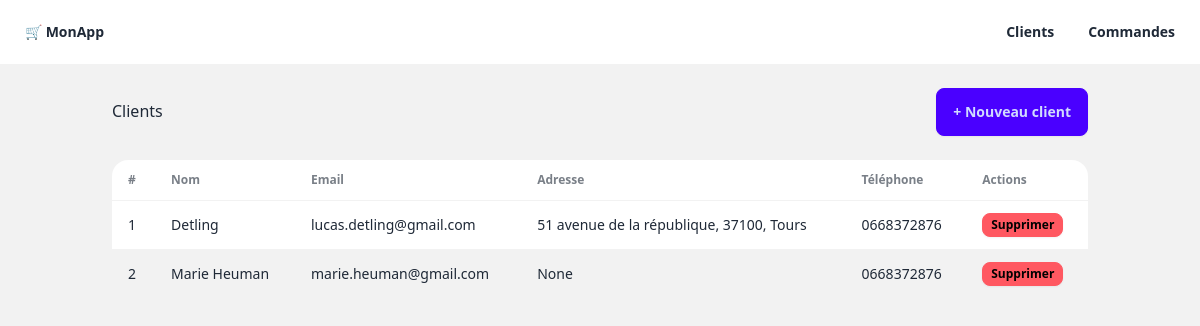
Before: /clients/ with the older database file.
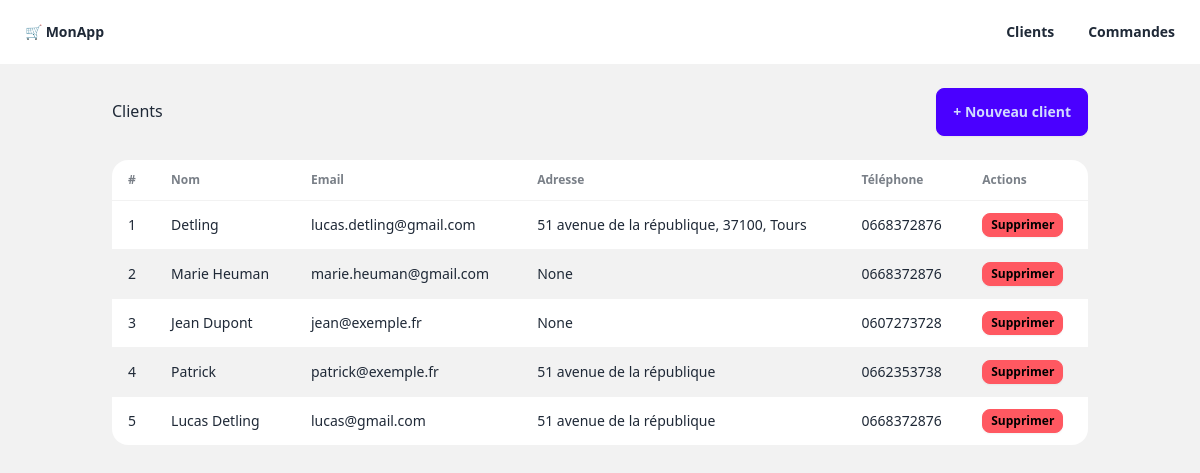
After: the same page with the newer database file.
### models/client.py (models this page shows, shortened)
class Client(Base):
    __tablename__ = "clients"
    id: Mapped[int] = mapped_column(primary_key=True)
    nom: Mapped[str] = mapped_column(String(100), nullable=False)
    email: Mapped[str] = mapped_column(String(150), unique=True, nullable=False)
    telephone: Mapped[Optional[str]] = mapped_column(String(20))
    adresse: Mapped[Optional[str]] = mapped_column(String(255))
    date_creation: Mapped[datetime] = mapped_column(server_default=func.now())
    commandes: Mapped[List["Commande"]] = relationship("Commande", back_populates="client")

### routes/clients.py (the view)
@router.get("/", response_class=HTMLResponse)
def liste_clients(request: Request, db: Session = Depends(get_db)):
    clients = client_service.get_all(db)
    return templates.TemplateResponse(
        request=request,
        name="clients/liste.html",
        context={"clients": clients}   # ← les variables du template ici
    )

### templates/clients/liste.html (shortened to what this page needs)
{% extends "base.html" %}
{% block content %}
<div class="flex justify-between items-center mb-6">
    <h1 class="text-3xl font-bold">Clients</h1>
    <button onclick="modal_client.showModal()" class="btn btn-primary">
        + Nouveau client
    </button>
</div>
<div id="liste-clients">
    {% if clients %}
    <div class="overflow-x-auto">
        <table class="table table-zebra bg-base-100 rounded-xl shadow">
            <thead>
                <tr>
                    <th>#</th>
                    <th>Nom</th>
                    <th>Email</th>
                    <th>Adresse</th>
                    <th>Téléphone</th>
                    <th>Actions</th>
                </tr>
            </thead>
            <tbody>
                {% for client in clients %}
                <tr id="client-{{ client.id }}">
                    <td>{{ client.id }}</td>
                    <td class="font-medium">{{ client.nom }}</td>
                    <td>{{ client.email }}</td>
                    <td>{{ client.adresse }}</td>
                    <td>{{ client.telephone or "—" }}</td>
                    <td>
                        <button class="btn btn-error btn-xs" hx-delete="/clients/{{ client.id }}"
                            hx-target="#client-{{ client.id }}" hx-swap="outerHTML"
                            hx-confirm="Supprimer {{ client.nom }} ?">
                            Supprimer
                        </button>
                    </td>
                </tr>
                {% endfor %}
            </tbody>
        </table>
    </div>
    {% else %}
    <div class="alert alert-info">
        <span>Aucun client pour l'instant. Ajoutez-en un !</span>
    </div>
    {% endif %}
</div>
{% endblock %}

### templates/base.html (shortened to what this page needs)
<!DOCTYPE html>
<html lang="fr" data-theme="light">
<head>
    <link href="https://cdn.jsdelivr.net/npm/daisyui@4/dist/full.min.css" rel="stylesheet">
    <script src="https://cdn.jsdelivr.net/npm/@tailwindcss/browser@4"></script>
</head>
<body class="bg-base-200 min-h-screen">
    <div class="navbar bg-base-100 shadow-sm">
        <div class="navbar-start">
            <a href="/" class="btn btn-ghost text-xl">🛒 MonApp</a>
        </div>
        <div class="navbar-end">
            <a href="/clients" class="btn btn-ghost">Clients</a>
            <a href="/commandes" class="btn btn-ghost">Commandes</a>
        </div>
    </div>
    <main class="container mx-auto p-6">
        {% block content %}{% endblock %}
    </main>
</body>
</html>

Changed rows visible on the page:
added Client: id "3", nom "Jean Dupont", email "jean@exemple.fr", adresse "None", telephone "0607273728"
added Client: id "4", nom "Patrick", email "patrick@exemple.fr", adresse "51 avenue de la république", telephone "0662353738"
added Client: id "5", nom "Lucas Detling", email "lucas@gmail.com", adresse "51 avenue de la république", telephone "0668372876"
